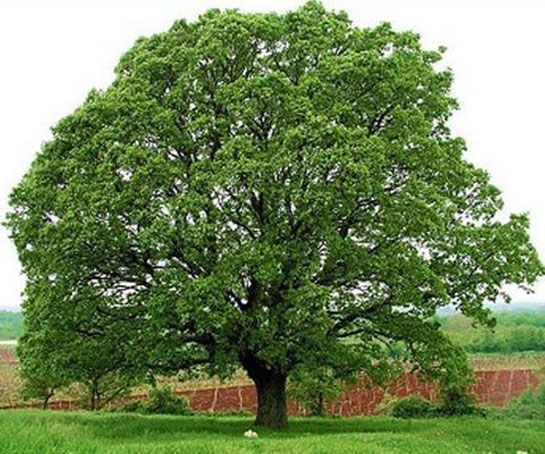
#> input picture img/agac.jpg, 545 x 454 px
$ python ders2.py
#> lines starting #> are read from the running program, lines starting #| are printed output that depends on the picture
# Tersini alma

import matplotlib.pyplot as plt
import matplotlib.image as mpimg
import numpy as np

img = mpimg.imread('img/agac.jpg')
#> img is the input picture: shape (454, 545, 3); mean R, G, B 114.2, 135.2, 89.9

def myHistogram(my_img):
    his_R = {}
    for i in range(my_img.shape[0]):
        for j in range(my_img.shape[1]):
            if (my_img[i, j, 0] in his_R.keys()):
                his_R[my_img[i, j, 0]] += 1
            else:
                his_R[my_img[i, j, 0]] = 1

    his_G = {}
    for i in range(my_img.shape[0]):
        for j in range(my_img.shape[1]):
            if (my_img[i, j, 1] in his_G.keys()):
                his_G[my_img[i, j, 1]] += 1
            else:
                his_G[my_img[i, j, 1]] = 1

    his_B = {}
    for i in range(my_img.shape[0]):
        for j in range(my_img.shape[1]):
            if (my_img[i, j, 2] in his_B.keys()):
                his_B[my_img[i, j, 2]] += 1
            else:
                his_B[my_img[i, j, 2]] = 1
    return (his_R, his_G, his_B)

my_histogram = myHistogram(img)

x = []
y = []
for i in my_histogram[0].keys():
    x.append(i)
    y.append(my_histogram[0][i])
#> this loop made 256 passes
#> i on passes 1 to 3: 254, 253, 255
#> after the loop, x = 256 values, max 255 at index 2, min 0 at index 251, mean 127.5; y = 256 values, max 30116 at index 2, min 94 at index 21, mean 966.5
plt.subplot(1,3,1),plt.plot(x,y)

x = []
y = []
for i in my_histogram[1].keys():
    x.append(i)
    y.append(my_histogram[1][i])
#> this loop made 256 passes
#> i on passes 1 to 3: 254, 251, 253
#> after the loop, x = 256 values, max 255 at index 3, min 0 at index 253, mean 127.5; y = 256 values, max 31581 at index 3, min 77 at index 250, mean 966.5
plt.subplot(1,3,2),plt.plot(x,y)

x = []
y = []
for i in my_histogram[2].keys():
    x.append(i)
    y.append(my_histogram[2][i])
#> this loop made 256 passes
#> i on passes 1 to 3: 254, 252, 253
#> after the loop, x = 256 values, max 255 at index 3, min 0 at index 203, mean 127.5; y = 256 values, max 30438 at index 3, min 77 at index 54, mean 966.5
plt.subplot(1,3,3),plt.plot(x,y)
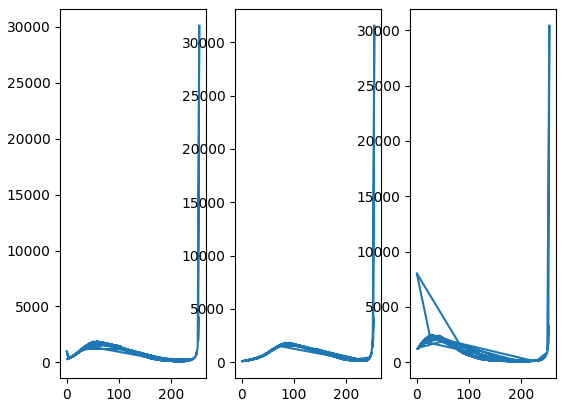
#> figure drawn by matplotlib, 3 panels
